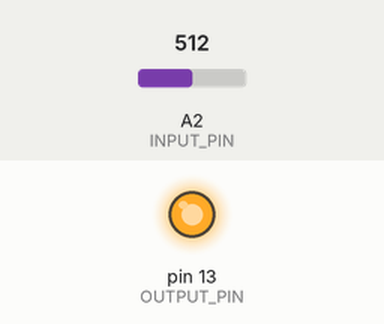
Simulated run of this sketch. Board: Arduino Uno, built with avr-gcc and run on an emulated ATmega328P. Shown: output pins drawn as LEDs (lit = HIGH). The inputs (shaded band) are chosen by the test bench; at power-on: A2 (INPUT_PIN) = 512.

Above: at 0.1 s.
At 37.4 s:
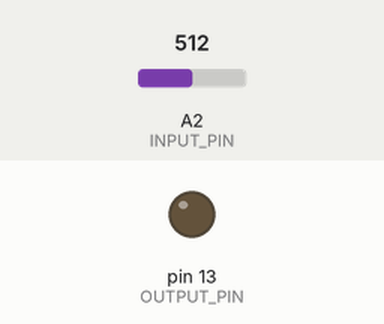
Timing chart, 0 to 38.9 s (numbered marks = the images above):
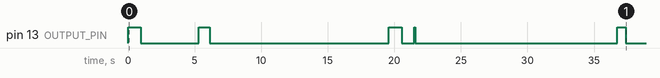

Measured:
- by itself, pin 13 (OUTPUT_PIN): LOW → HIGH at 0.00 s, → LOW 0.94 s later, → HIGH 4.4 s later, → LOW 0.81 s later, … (10 changes in this stretch)

The sketch:

03_Heart_Rate_Detection.ino
```cpp
// (licence header left out)
 // At Upside Down Labs, we create open-source DIY neuroscience hardware and software.
 // Our mission is to make neuroscience affordable and accessible for everyone.
 // By supporting us with your purchase, you help spread innovation and open science.
 // Thank you for being part of this journey with us!

#include <math.h>
#include <CircularBuffer.h>

#define SAMPLE_RATE 125 // Sampling rate in Hz
#define BAUD_RATE 115200 // Serial Communication Baudrate
#define INPUT_PIN A2 //Analog pin change if input connected to other pin
#define OUTPUT_PIN 13
#define DATA_LENGTH 16


uint32_t avg = 0;
int data_index = 0;
bool peak = false;
int reading = 0;

uint8_t BPM = 0;
bool IgnoreReading = false;
bool FirstPulseDetected = false;
unsigned long FirstPulseTime = 0;
unsigned long SecondPulseTime = 0;
unsigned long PulseInterval = 0;
CircularBuffer<int,30> buffer;

void setup() {
  // Initialize serial communication
  Serial.begin(BAUD_RATE);
  // Setup Input & Output pin
  pinMode(INPUT_PIN, INPUT);
  pinMode(OUTPUT_PIN, OUTPUT);
}

void loop() {
  // Calculate elapsed time
  static unsigned long past = 0;
  unsigned long present = micros();
  unsigned long interval = present - past;
  past = present;

  // Run timer
  static long timer = 0;
  timer -= interval;

  // Sample
  if(timer < 0){
    timer += 1000000 / SAMPLE_RATE;
    // Sample and Nomalize input data (-1 to 1)
    float sensor_value = analogRead(INPUT_PIN);
    float signal = ECGFilter(sensor_value)/512;
    // Get peak
    peak = Getpeak(signal);
    // Print sensor_value and peak
    // Blink LED on peak
    digitalWrite(OUTPUT_PIN, peak);

    if(peak && IgnoreReading == false){
        if(FirstPulseDetected == false){
          FirstPulseTime = millis();
          FirstPulseDetected = true;
        }
        else{
          SecondPulseTime = millis();
          PulseInterval = SecondPulseTime - FirstPulseTime;
          buffer.unshift(PulseInterval);
          FirstPulseTime = SecondPulseTime;
        }
        IgnoreReading = true;
      }
      if(!peak){
        IgnoreReading = false;
      }
      if (buffer.isFull()){
        for(int i = 0 ;i < buffer.size(); i++){
          avg+=buffer[i];
        }
        BPM = (1.0/avg) * 60.0 * 1000 * buffer.size();
        avg = 0;
        buffer.pop();
        if (BPM < 240){
          Serial.print("BPM: ");
          Serial.println(BPM);
          Serial.flush();
        }
      }
  }
}

bool Getpeak(float new_sample) {
  // Buffers for data, mean, and standard deviation
  static float data_buffer[DATA_LENGTH];
  static float mean_buffer[DATA_LENGTH];
  static float standard_deviation_buffer[DATA_LENGTH];

  // Check for peak
  if (new_sample - mean_buffer[data_index] > (DATA_LENGTH/2) * standard_deviation_buffer[data_index]) {
    data_buffer[data_index] = new_sample + data_buffer[data_index];
    peak = true;
  } else {
    data_buffer[data_index] = new_sample;
    peak = false;
  }

  // Calculate mean
  float sum = 0.0, mean, standard_deviation = 0.0;
  for (int i = 0; i < DATA_LENGTH; ++i){
    sum += data_buffer[(data_index + i) % DATA_LENGTH];
  }
  mean = sum/DATA_LENGTH;

  // Calculate standard deviation
  for (int i = 0; i < DATA_LENGTH; ++i){
    standard_deviation += pow(data_buffer[(i) % DATA_LENGTH] - mean, 2);
  }

  // Update mean buffer
  mean_buffer[data_index] = mean;

  // Update standard deviation buffer
  standard_deviation_buffer[data_index] =  sqrt(standard_deviation/DATA_LENGTH);

  // Update data_index
  data_index = (data_index+1)%DATA_LENGTH;

  // Return peak
  return peak;
}

// Band-Pass Butterworth IIR digital filter, generated using filter_gen.py.
// Sampling rate: 125.0 Hz, frequency: [0.5, 44.5] Hz.
// Filter is order 4, implemented as second-order sections (biquads).
// Reference:
// https://docs.scipy.org/doc/scipy/reference/generated/scipy.signal.butter.html
// https://courses.ideate.cmu.edu/16-223/f2020/Arduino/FilterDemos/filter_gen.py
float ECGFilter(float input)
{
  float output = input;
  {
    static float z1, z2; // filter section state
    float x = output - 0.70682283*z1 - 0.15621030*z2;
    output = 0.28064917*x + 0.56129834*z1 + 0.28064917*z2;
    z2 = z1;
    z1 = x;
  }
  {
    static float z1, z2; // filter section state
    float x = output - 0.95028224*z1 - 0.54073140*z2;
    output = 1.00000000*x + 2.00000000*z1 + 1.00000000*z2;
    z2 = z1;
    z1 = x;
  }
  {
    static float z1, z2; // filter section state
    float x = output - -1.95360385*z1 - 0.95423412*z2;
    output = 1.00000000*x + -2.00000000*z1 + 1.00000000*z2;
    z2 = z1;
    z1 = x;
  }
  {
    static float z1, z2; // filter section state
    float x = output - -1.98048558*z1 - 0.98111344*z2;
    output = 1.00000000*x + -2.00000000*z1 + 1.00000000*z2;
    z2 = z1;
    z1 = x;
  }
  return output;
}
```
